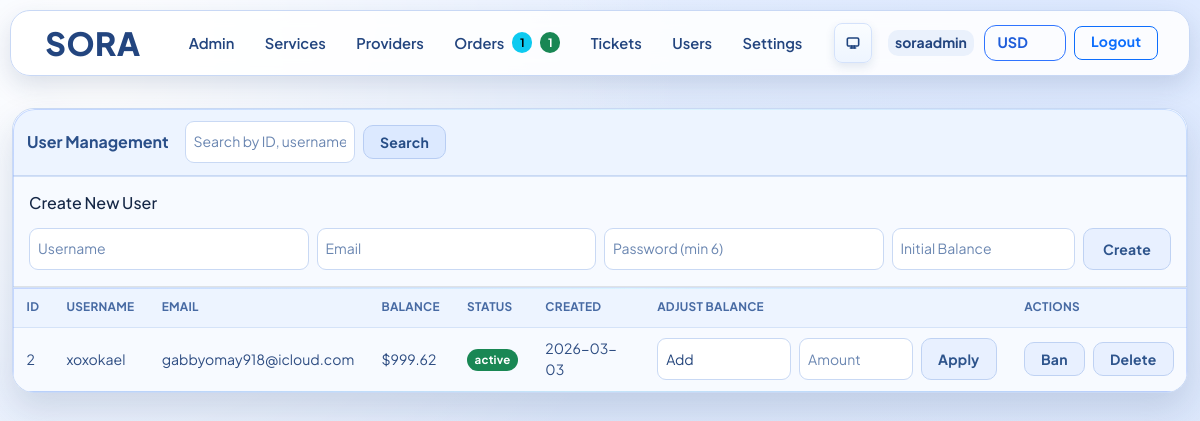
The app's page /admin-panel/users (signed in) with its own data.
### app/models.py (models this page shows)
class SiteSetting(db.Model):
    id = db.Column(db.Integer, primary_key=True)
    key = db.Column(db.String(80), unique=True, nullable=False)
    value = db.Column(db.Text, nullable=False, default="")

class User(db.Model):
    id = db.Column(db.Integer, primary_key=True)
    username = db.Column(db.String(40), unique=True, nullable=False)
    email = db.Column(db.String(120), unique=True, nullable=False)
    password_hash = db.Column(db.String(255), nullable=False)
    balance = db.Column(db.Float, default=0.0)
    is_admin = db.Column(db.Boolean, default=False)
    is_banned = db.Column(db.Boolean, default=False, nullable=False)
    created_at = db.Column(db.DateTime, default=datetime.utcnow)

### app/routes.py (the view, shortened to what this page needs)
    @app.route("/admin/users", methods=["GET", "POST"])
    @app.route("/admin-panel/users", methods=["GET", "POST"])
    @login_required
    @admin_required
    def admin_users():
        user_q = request.args.get("q", "").strip()
        users_query = User.query.filter_by(is_admin=False)
        users = users_query.order_by(User.created_at.desc()).all()
        return render_template(
            "admin/users.html",
            title="Manage Users",
            users=users,
            user_q=user_q,
        )

### app/routes.py (called while the page is built)
def current_user():
    uid = session.get("user_id")
    if not uid:
        return None
    return User.query.get(uid)

def login_required(view_func):
    @wraps(view_func)
    def wrapper(*args, **kwargs):
        user = current_user()
        if not user:
            flash("Please login first.", "warning")
            return redirect(url_for("login"))
        if user.is_banned:
            session.clear()
            flash("Your account has been banned. Contact support.", "danger")
            return redirect(url_for("login"))
        return view_func(*args, **kwargs)
    return wrapper

def admin_required(view_func):
    @wraps(view_func)
    def wrapper(*args, **kwargs):
        user = current_user()
        if not user or not user.is_admin:
            flash("Admin access required.", "danger")
            return redirect(url_for("dashboard"))
        return view_func(*args, **kwargs)
    return wrapper

### app/templates/admin/users.html (shortened to what this page needs)
{% extends 'base.html' %}
{% block content %}
<div class="admin-reference-page">
  <div class="admin-reference-shell">
    <form class="admin-reference-toolbar" method="get">
      <strong>User Management</strong>
      <input class="form-control form-control-sm ms-2 search-input" name="q" value="{{ user_q or '' }}" placeholder="Search by ID, username...">
      <button type="submit" class="btn btn-sm btn-admin-search">Search</button>
    </form>
    <div class="admin-hub-panel p-3 border-bottom">
      <h6 class="mb-3">Create New User</h6>
      <form method="post" class="row g-2">
        <div class="col-md-3">
          <input class="form-control form-control-sm" name="username" placeholder="Username" required>
        </div>
        <div class="col-md-3">
          <input class="form-control form-control-sm" type="email" name="email" placeholder="Email" required>
        </div>
        <div class="col-md-3">
          <input class="form-control form-control-sm" type="password" name="password" placeholder="Password (min 6)" minlength="6" required>
        </div>
        <div class="col-md-2">
          <input class="form-control form-control-sm" type="number" step="0.01" min="0" name="initial_balance" placeholder="Initial Balance">
        </div>
        <div class="col-md-1 d-grid">
          <button class="btn btn-sm btn-user-action">Create</button>
        </div>
      </form>
    </div>
    <div class="admin-hub-panel users-table-wrap">
      <table class="table mb-0 users-table">
        <thead><tr><th>ID</th><th>Username</th><th>Email</th><th>Balance</th><th>Status</th><th>Created</th><th>Adjust Balance</th><th>Actions</th></tr></thead>
        <tbody>
          {% for u in users %}
          <tr>
            <td data-label="ID">{{ u.id }}</td>
            <td data-label="Username">{{ u.username }}</td>
            <td data-label="Email">{{ u.email }}</td>
            <td data-label="Balance">${{ '%.2f'|format(u.balance) }}</td>
            <td data-label="Status">
              {% if u.is_banned %}
              <span class="badge text-bg-danger">banned</span>
              {% else %}
              <span class="badge text-bg-success">active</span>
              {% endif %}
            </td>
            <td data-label="Created">{{ u.created_at.strftime('%Y-%m-%d') }}</td>
            <td data-label="Adjust Balance">
              <form method="post" class="d-flex gap-2">
                <select class="form-select form-select-sm" name="action">
                  <option value="add">Add</option>
                </select>
                <input class="form-control form-control-sm" type="number" step="0.01" min="0.01" name="amount" placeholder="Amount" required>
                <button class="btn btn-sm btn-user-action">Apply</button>
              </form>
            </td>
            <td data-label="Actions">
              <div class="d-flex gap-2">
                {% if u.is_banned %}
                <form method="post">
                  <input type="hidden" name="admin_action" value="unban_user">
                  <input type="hidden" name="user_id" value="{{ u.id }}">
                  <button class="btn btn-sm btn-user-action">Unban</button>
                </form>
                {% else %}
                <form method="post">
                  <button class="btn btn-sm btn-user-action">Ban</button>
                </form>
                {% endif %}
                <form method="post" onsubmit="return confirm('Delete user {{ u.username }}? This will remove their orders and tickets.');">
                  <button class="btn btn-sm btn-user-action">Delete</button>
                </form>
              </div>
            </td>
          </tr>
          {% endfor %}
        </tbody>
      </table>
    </div>
  </div>
</div>
{% endblock %}

### app/templates/base.html (shortened to what this page needs)
<!doctype html>
<html lang="en">
<head>
  <link href="https://cdn.jsdelivr.net/npm/bootstrap@5.3.3/dist/css/bootstrap.min.css" rel="stylesheet">
  <link rel="stylesheet" href="{{ url_for('static', filename='styles.css') }}">
</head>
<body{% if active_user and active_user.is_admin %} class="admin-ui"{% endif %}>
<nav class="navbar navbar-expand-lg navbar-light site-navbar sticky-top">
  <div class="container">
    <a class="navbar-brand fw-bold" href="{{ url_for('dashboard') if active_user else url_for('login') }}">
      {% if site_logo_url %}
      <img class="site-logo-img" src="{{ site_logo_url }}" alt="Website logo">
      {% else %}
      {{ site_name }}
      {% endif %}
    </a>
    <div class="collapse navbar-collapse" id="navMenu">
      {% if active_user %}
      {% if active_user.is_admin %}
      <ul class="navbar-nav me-auto mb-2 mb-lg-0">
          <li class="nav-item"><a class="nav-link" href="{{ url_for('admin_dashboard') }}">Admin</a></li>
          <li class="nav-item"><a class="nav-link" href="{{ url_for('admin_services') }}">Services</a></li>
          <li class="nav-item"><a class="nav-link" href="{{ url_for('admin_providers') }}">Providers</a></li>
          <li class="nav-item">
            <a class="nav-link d-flex align-items-center gap-2" href="{{ url_for('admin_orders') }}">
              <span>Orders</span>
              {% if nav_orders_badge > 0 %}<span class="badge text-bg-info">{{ nav_orders_badge }}</span>{% endif %}
              {% if nav_processing_orders_badge > 0 %}<span class="badge text-bg-success" title="Processing orders">{{ nav_processing_orders_badge }}</span>{% endif %}
            </a>
          </li>
          <li class="nav-item">
            <a class="nav-link d-flex align-items-center gap-2" href="{{ url_for('admin_tickets') }}">
              <span>Tickets</span>
            </a>
          </li>
          <li class="nav-item"><a class="nav-link" href="{{ url_for('admin_users') }}">Users</a></li>
          <li class="nav-item"><a class="nav-link" href="{{ url_for('admin_settings') }}">Settings</a></li>
      </ul>
      {% endif %}
      {% endif %}
      <div class="d-flex align-items-center gap-2 {% if not active_user %}ms-auto{% endif %}">
        <button
          class="btn theme-toggle js-theme-toggle d-none d-lg-inline-flex"
          type="button"
          aria-label="Switch theme"
          title="Theme: System"
        >
          <span class="theme-glyph glyph-system" aria-hidden="true">
            <svg viewBox="0 0 24 24" fill="none">
              <rect x="3.5" y="4.5" width="17" height="12" rx="2"></rect>
              <path d="M8 19.5h8"></path>
              <path d="M10 16.5v3"></path>
              <path d="M14 16.5v3"></path>
            </svg>
          </span>
        </button>
        {% if active_user %}
        <div class="nav-user small ms-2">
          <a class="nav-user-link" href="{{ url_for('account') }}">{{ active_user.username }}</a>
        </div>
        <form class="currency-switcher" method="post" action="{{ url_for('set_currency') }}">
          <select class="currency-select" name="currency" onchange="this.form.submit()" aria-label="Change currency">
            {% for currency in currency_options %}
            <option value="{{ currency.code }}" {% if currency_code == currency.code %}selected{% endif %}>{{ currency.code }}</option>
            {% endfor %}
          </select>
        </form>
        <a class="btn btn-outline-primary btn-sm" href="{{ url_for('logout') }}">Logout</a>
        {% endif %}
      </div>
    </div>
  </div>
</nav>
<main class="container py-4">
  {% block content %}{% endblock %}
</main>
</body>
</html>

### records on screen
SiteSetting: value "SORA"
User: username "soraadmin"
User: id "2", username "xoxokael", email "gabbyomay918@icloud.com", balance "999.62", is_banned "active", created_at "2026-03-03"

### other values on screen
{{ nav_orders_badge }} "1"
{{ nav_processing_orders_badge }} "1"
form field currency "USD"
